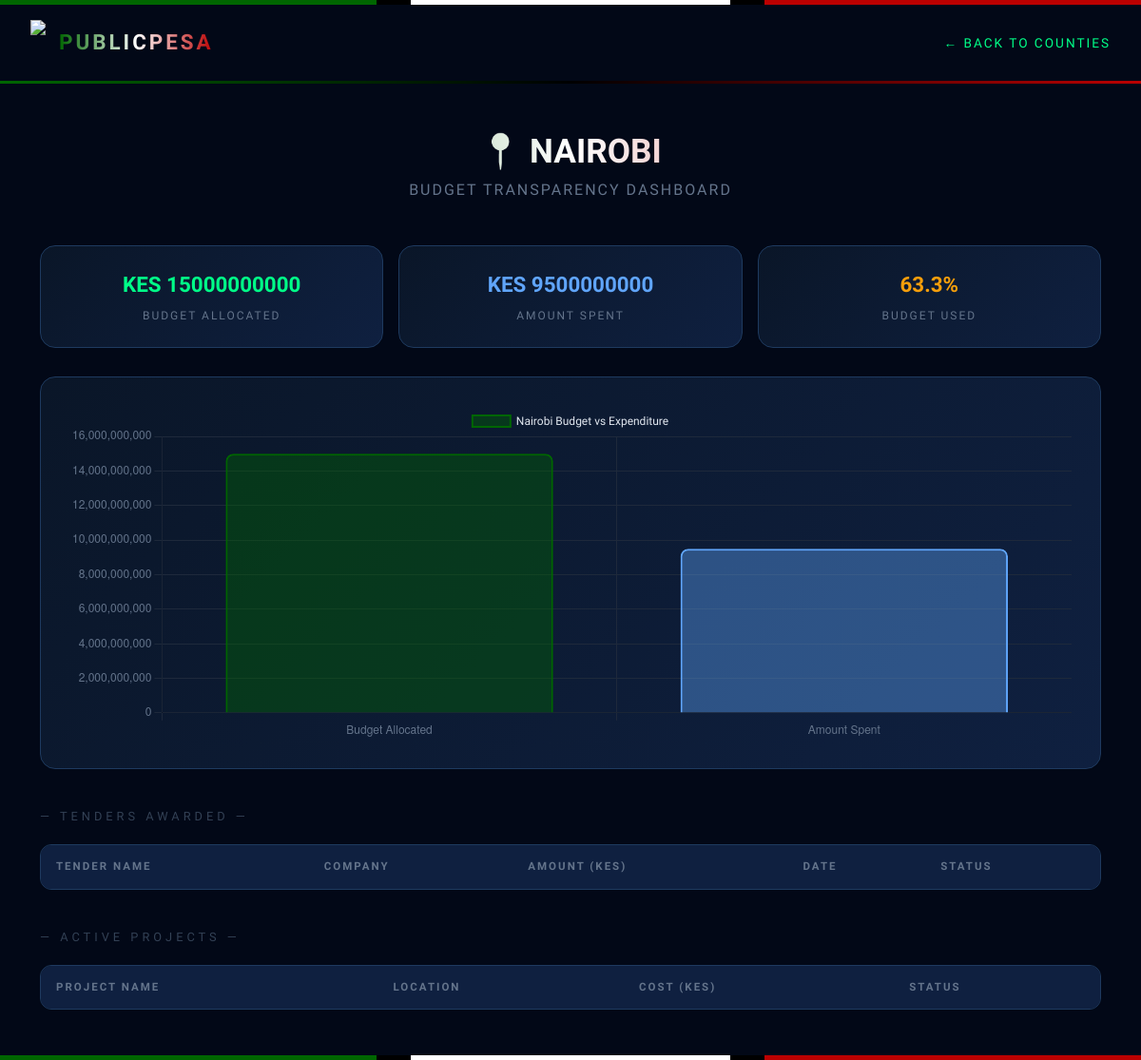
Page /county/1/ on the earlier database version.
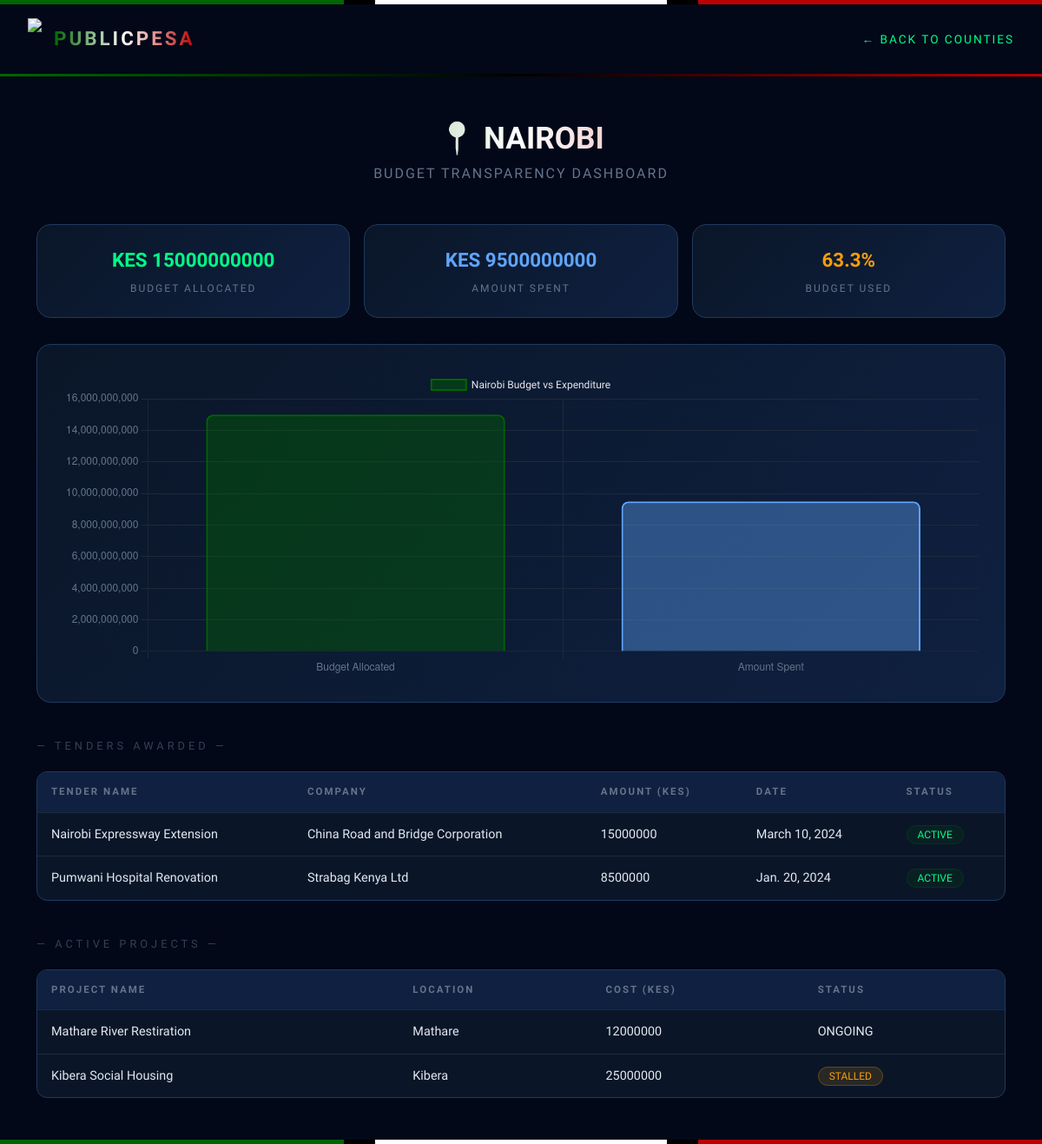
Same page on the later database version.
### counties/models.py (models this page shows, shortened)
class County(models.Model):
    name = models.CharField(max_length=100)
    budget_allocated = models.DecimalField(max_digits=15, decimal_places=2)
    amount_spent = models.DecimalField(max_digits=15, decimal_places=2)
    projects_count = models.IntegerField(default=0)
    def percentage_spent(self):
        if self.budget_allocated == 0:
            return 0
        return (self.amount_spent / self.budget_allocated) * 100

class Tender(models.Model):
    STATUS_CHOICES = [
        ('active', 'Active'),
        ('completed', 'Completed'),
        ('cancelled', 'Cancelled'),
    ]
    county = models.ForeignKey(County, on_delete=models.CASCADE, related_name='tenders')
    name = models.CharField(max_length=200)
    company_awarded = models.CharField(max_length=200)
    amount = models.DecimalField(max_digits=15, decimal_places=2)
    date_awarded = models.DateField()
    status = models.CharField(max_length=20, choices=STATUS_CHOICES, default='active')

class Project(models.Model):
    STATUS_CHOICES = [
        ('ongoing', 'Ongoing'),
        ('stalled', 'Stalled'),
        ('completed', 'Completed'),
    ]
    county = models.ForeignKey(County, on_delete=models.CASCADE, related_name='projects')
    name = models.CharField(max_length=200)
    location = models.CharField(max_length=200)
    cost = models.DecimalField(max_digits=15, decimal_places=2)
    status = models.CharField(max_length=20, choices=STATUS_CHOICES, default='ongoing')

### counties/views.py (the view)
# urls.py: path('county/<int:county_id>/', views.county_detail, name='county_detail'),
def county_detail(request, county_id):
    county = get_object_or_404(County, id=county_id)
    tenders = Tender.objects.filter(county=county)
    projects = Project.objects.filter(county=county)
    return render(request, 'counties/county_detail.html',{
        'county': county,
        'tenders': tenders,
        'projects': projects
    })

### counties/templates/counties/county_detail.html (shortened to what this page needs)
<!DOCTYPE html>
<html lang="en">
<head>
    <link href="https://cdn.jsdelivr.net/npm/bootstrap@5.3.0/dist/css/bootstrap.min.css" rel="stylesheet">
</head>
<body>
<div class="kenya-bar"></div>
<nav class="navbar navbar-dark">
    <img src="https://upload.wikimedia.org/wikipedia/commons/thumb/9/97/Coat_of_arms_of_Kenya.svg/120px-Coat_of_arms_of_Kenya.svg.png" height="48" style="margin-right: 14px;">
    <span class="navbar-brand">PUBLICPESA</span>
    <a href="{% url 'homepage' %}" class="back-btn ms-auto">← BACK TO COUNTIES</a>
</nav>
<div class="county-hero">
    <h1>📍 {{ county.name|upper }}</h1>
    <p style="color: #64748b; letter-spacing: 2px; margin-top: 8px;">BUDGET TRANSPARENCY DASHBOARD</p>
</div>
<div class="container mb-4">
    <div class="row g-3">
        <div class="col-md-4">
            <div class="stat-card">
                <div class="num">KES {{ county.budget_allocated|floatformat:0 }}</div>
                <div class="label">Budget Allocated</div>
            </div>
        </div>
        <div class="col-md-4">
            <div class="stat-card">
                <div class="num spent">KES {{ county.amount_spent|floatformat:0 }}</div>
                <div class="label">Amount Spent</div>
            </div>
        </div>
        <div class="col-md-4">
            <div class="stat-card">
                <div class="num gap">{{ county.percentage_spent|floatformat:1 }}%</div>
                <div class="label">Budget Used</div>
            </div>
        </div>
    </div>
</div>
<div class="container">
    <div class="chart-wrapper">
        <canvas id="budgetChart" height="100"></canvas>
    </div>
</div>
<div class="container">
    <p class="section-title">— Tenders Awarded —</p>
    <div class="data-table">
        <table>
            <thead>
                <tr>
                    <th>Tender Name</th>
                    <th>Company</th>
                    <th>Amount (KES)</th>
                    <th>Date</th>
                    <th>Status</th>
                </tr>
            </thead>
            <tbody>
                {% for tender in tenders %}
                <tr>
                    <td>{{ tender.name }}</td>
                    <td>{{ tender.company_awarded }}</td>
                    <td>{{ tender.amount|floatformat:0 }}</td>
                    <td>{{ tender.date_awarded }}</td>
                    <td><span class="badge-{{ tender.status }}">{{ tender.status|upper }}</span></td>
                </tr>
                {% endfor %}
            </tbody>
        </table>
    </div>
</div>
<div class="container pb-5">
    <p class="section-title">— Active Projects —</p>
    <div class="data-table">
        <table>
            <thead>
                <tr>
                    <th>Project Name</th>
                    <th>Location</th>
                    <th>Cost (KES)</th>
                    <th>Status</th>
                </tr>
            </thead>
            <tbody>
                {% for project in projects %}
                <tr>
                    <td>{{ project.name }}</td>
                    <td>{{ project.location }}</td>
                    <td>{{ project.cost|floatformat:0 }}</td>
                    <td><span class="badge-{{ project.status }}">{{ project.status|upper }}</span></td>
                </tr>
                {% endfor %}
            </tbody>
        </table>
    </div>
</div>
<div class="kenya-bar"></div>
<script>
    const ctx = document.getElementById('budgetChart').getContext('2d');
    new Chart(ctx, {
        type: 'bar',
        data: {
            labels: ['Budget Allocated', 'Amount Spent'],
            datasets: [{
                label: '{{ county.name }} Budget vs Expenditure',
                data: [{{ county.budget_allocated }}, {{ county.amount_spent }}],
                backgroundColor: ['#00660066', '#60a5fa66'],
                borderColor: ['#006600', '#60a5fa'],
                borderWidth: 2,
                borderRadius: 8,
            }]
        },
        options: {
            responsive: true,
            plugins: {
                legend: { labels: { color: '#e2e8f0', font: { family: 'Rajdhani' } } }
            },
            scales: {
                y: { ticks: { color: '#64748b' }, grid: { color: '#1e293b' } },
                x: { ticks: { color: '#64748b' }, grid: { color: '#1e293b' } }
            }
        }
    });
</script>
</body>
</html>

### counties/templates/counties/county_detail.html (style rules this page uses)
* { margin: 0; padding: 0; box-sizing: border-box; }
body { background: #020817; color: #e2e8f0; font-family: 'Rajdhani', sans-serif; }
.kenya-bar { height: 5px; background: linear-gradient(90deg, #006600 33%, #000000 33%, #000000 36%, #ffffff 36%, #ffffff 64%, #000000 64%, #000000 67%, #bb0000 67%); }
.navbar { background: #020817 !important; border-bottom: 3px solid; border-image: linear-gradient(90deg, #006600, #000000, #bb0000) 1; padding: 16px 32px; }
.navbar-brand { font-family: 'Orbitron', monospace; font-weight: 900; font-size: 1.4rem; background: linear-gradient(90deg, #006600, #ffffff, #bb0000); -webkit-background-clip: text; -webkit-text-fill-color: transparent; letter-spacing: 3px; }
.back-btn { color: #00ff88; text-decoration: none; font-size: 0.85rem; letter-spacing: 2px; }
.county-hero { text-align: center; padding: 50px 20px 30px; }
.county-hero h1 { font-family: 'Orbitron', monospace; font-size: 2.2rem; font-weight: 900; background: linear-gradient(90deg, #006600, #ffffff, #bb0000); -webkit-background-clip: text; -webkit-text-fill-color: transparent; }
.stat-card { background: linear-gradient(135deg, #0a1628, #0f2040); border: 1px solid #1e3a5f; border-radius: 16px; padding: 24px; text-align: center; }
.stat-card .num { font-family: 'Orbitron', monospace; font-size: 1.4rem; font-weight: 900; color: #00ff88; }
.stat-card .num.spent { color: #60a5fa; }
.stat-card .num.gap { color: #f59e0b; }
.stat-card .label { color: #64748b; font-size: 0.75rem; letter-spacing: 2px; text-transform: uppercase; margin-top: 6px; }
.chart-wrapper { background: linear-gradient(135deg, #0a1628, #0f2040); border: 1px solid #1e3a5f; border-radius: 16px; padding: 30px; margin: 30px 0; }
.section-title { font-family: 'Orbitron', monospace; font-size: 0.8rem; letter-spacing: 4px; color: #334155; text-transform: uppercase; margin: 40px 0 20px; }
.data-table { background: #0a1628; border: 1px solid #1e3a5f; border-radius: 12px; overflow: hidden; }
.data-table table { width: 100%; border-collapse: collapse; }
.data-table th { background: #0f2040; color: #64748b; font-size: 0.72rem; letter-spacing: 2px; text-transform: uppercase; padding: 14px 16px; }
.data-table td { padding: 14px 16px; border-top: 1px solid #1e293b; font-size: 0.9rem; }
.badge-active { background: #00660022; color: #00ff88; border: 1px solid #00660044; border-radius: 20px; padding: 3px 12px; font-size: 0.75rem; }
.badge-stalled { background: #f59e0b22; color: #f59e0b; border: 1px solid #f59e0b44; border-radius: 20px; padding: 3px 12px; font-size: 0.75rem; }

Differences in the rows shown:
added Tender: name "Nairobi Expressway Extension", company_awarded "China Road and Bridge Corporation", amount "15000000", date_awarded "March 10, 2024", status "ACTIVE"
added Tender: name "Pumwani Hospital Renovation", company_awarded "Strabag Kenya Ltd", amount "8500000", date_awarded "Jan. 20, 2024", status "ACTIVE"
added Project: name "Mathare River Restiration", location "Mathare", cost "12000000", status "ONGOING"
added Project: name "Kibera Social Housing", location "Kibera", cost "25000000", status "STALLED"
